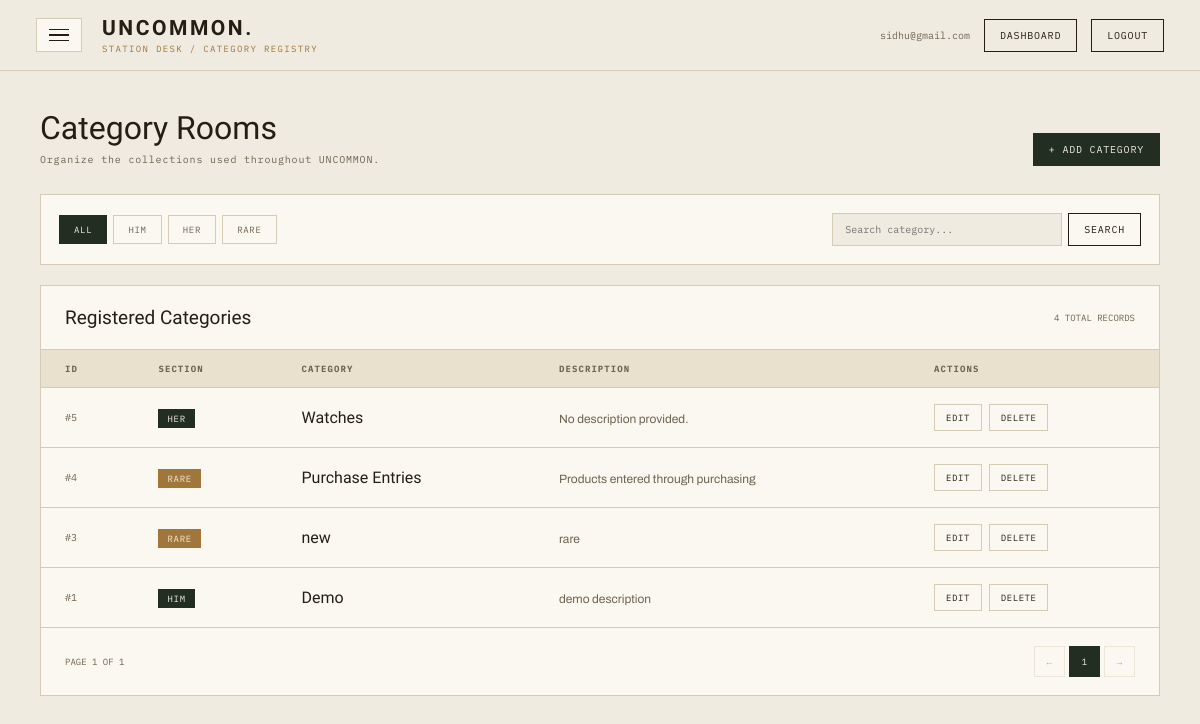
Page /admin_panel/categories/ (signed in) on the committed database.
### admin_panel/models.py (models this page shows, shortened)
class Admin(models.Model):
    email = models.EmailField(unique=True)
    password = models.CharField(max_length=255)

class Category(models.Model):
    SECTION_CHOICES = [
        ('HIM', 'Him'),
        ('HER', 'Her'),
        ('RARE', 'Rare'),
    ]
    section = models.CharField(
        max_length=10,
        choices=SECTION_CHOICES
    )
    category_name = models.CharField(
        max_length=100
    )
    description = models.TextField(
        blank=True
    )

### admin_panel/views.py (the view)
# urls.py: path('categories/', view_categories, name='view_categories'),
def view_categories(request):
    if 'admin' not in request.session:
        return redirect('home')
    admin = get_object_or_404(
        Admin,
        id=request.session['admin']
    )
    categories = Category.objects.all().order_by('-id')
    search = request.GET.get('search', '').strip()
    if search:
        categories = categories.filter(
            category_name__icontains=search
        )
    section = request.GET.get('section', '').strip()
    if section in ['HIM', 'HER', 'RARE']:
        categories = categories.filter(
            section=section
        )
    paginator = Paginator(categories, 10)
    page_number = request.GET.get('page')
    page_obj = paginator.get_page(page_number)
    return render(
        request,
        'admin_panel/categories.html',
        {
            'admin': admin,
            'page_obj': page_obj,
            'search': search,
            'section': section,
        }
    )

### templates/admin_panel/categories.html (shortened to what this page needs)
{% load static %}
<!DOCTYPE html>
<html lang="en">
<head>
</head>
<body>
<header class="topbar">
    <div class="left-cluster">
        <button
            class="hamburger-btn"
            id="openSidebar">
            <span></span>
            <span></span>
            <span></span>
        </button>
        <div>
            <a
                href="{% url 'admin_index' %}"
                class="brand">
                UNCOMMON<span>.</span>
            </a>
            <div class="sub-brand">
                Station Desk / Category Registry
            </div>
        </div>
    </div>
    <div class="top-right">
        <span class="admin-email">
            {{ admin.email }}
        </span>
        <a
            href="{% url 'admin_index' %}"
            class="btn">
            Dashboard
        </a>
        <form
            action="{% url 'admin_logout' %}"
            method="POST">
            <button
                type="submit"
                class="btn">
                Logout
            </button>
        </form>
    </div>
</header>
<main>
    <div class="page-header">
        <div>
            <h1 class="page-title">
                Category Rooms
            </h1>
            <p class="page-subtitle">
                Organize the collections used throughout UNCOMMON.
            </p>
        </div>
        <button
            class="btn btn-forest"
            id="openAddModal">
            + Add Category
        </button>
    </div>
    <div class="control-panel">
        <div class="filter-row">
            <div class="filters">
                <a
                    href="?{% if search %}search={{ search }}{% endif %}"
                    class="filter {% if not section %}active{% endif %}">
                    All
                </a>
                <a
                    href="?section=HIM{% if search %}&search={{ search }}{% endif %}"
                    class="filter {% if section == 'HIM' %}active{% endif %}">
                    HIM
                </a>
                <a
                    href="?section=HER{% if search %}&search={{ search }}{% endif %}"
                    class="filter {% if section == 'HER' %}active{% endif %}">
                    HER
                </a>
                <a
                    href="?section=RARE{% if search %}&search={{ search }}{% endif %}"
                    class="filter {% if section == 'RARE' %}active{% endif %}">
                    RARE
                </a>
            </div>
            <form
                method="GET"
                class="search-form">
                <input
                    type="text"
                    name="search"
                    value="{{ search }}"
                    placeholder="Search category..."
                    class="search-input"
                >
                <button
                    type="submit"
                    class="btn">
                    Search
                </button>
            </form>
        </div>
    </div>
    <div class="table-card">
        <div class="table-header">
            <div>
                <h2>
                    Registered Categories
                </h2>
            </div>
            <div class="record-count">
                {{ page_obj.paginator.count }}
                TOTAL RECORDS
            </div>
        </div>
        {% if page_obj.object_list %}
        <div class="table-wrapper">
            <table>
                <thead>
                    <tr>
                        <th>
                            ID
                        </th>
                        <th>
                            Section
                        </th>
                        <th>
                            Category
                        </th>
                        <th>
                            Description
                        </th>
                        <th>
                            Actions
                        </th>
                    </tr>
                </thead>
                <tbody>
                    {% for category in page_obj %}
                    <tr>
                        <td class="id">
                            #{{ category.id }}
                        </td>
                        <td>
                            <span
                                class="
                                    section-tag
                                    {% if category.section == 'RARE' %}
                                        section-rare
                                    {% endif %}
                                ">
                                {{ category.section }}
                            </span>
                        </td>
                        <td>
                            <div class="category-name">
                                {{ category.category_name }}
                            </div>
                        </td>
                        <td>
                            <div class="description">
                                {% if category.description %}
                                    {{ category.description }}
                                {% else %}
                                    No description provided.
                                {% endif %}
                            </div>
                        </td>
                        <td>
                            <div class="actions">
                                <button
                                    class="action-btn edit-btn"
                                    data-id="{{ category.id }}"
                                    data-section="{{ category.section }}"
                                    data-name="{{ category.category_name }}"
                                    data-description="{{ category.description|default:'' }}">
                                    Edit
                                </button>
                                <button
                                    class="action-btn delete-btn"
                                    data-id="{{ category.id }}"
                                    data-name="{{ category.category_name }}">
                                    Delete
                                </button>
                            </div>
                        </td>
                    </tr>
                    {% endfor %}
                </tbody>
            </table>
        </div>
        <div class="pagination">
            <div class="pagination-info">
                PAGE {{ page_obj.number }}
                OF {{ page_obj.paginator.num_pages }}
            </div>
            <div class="pagination-links">
                {% if page_obj.has_previous %}
                    <a
                        class="page-link"
                        href="?page={{ page_obj.previous_page_number }}{% if section %}&section={{ section }}{% endif %}{% if search %}&search={{ search }}{% endif %}">
                        ←
                    </a>
                {% else %}
                    <span class="page-link disabled">
                        ←
                    </span>
                {% endif %}
                {% for num in page_obj.paginator.page_range %}
                    {% if num == page_obj.number %}
                        <span class="page-link current">
                            {{ num }}
                        </span>
                    {% elif num >= page_obj.number|add:'-2' and num <= page_obj.number|add:'2' %}
                        <a
                            class="page-link"
                            href="?page={{ num }}{% if section %}&section={{ section }}{% endif %}{% if search %}&search={{ search }}{% endif %}">
                            {{ num }}
                        </a>
                    {% endif %}
                {% endfor %}
                {% if page_obj.has_next %}
                    <a
                        class="page-link"
                        href="?page={{ page_obj.next_page_number }}{% if section %}&section={{ section }}{% endif %}{% if search %}&search={{ search }}{% endif %}">
                        →
                    </a>
                {% else %}
                    <span class="page-link disabled">
                        →
                    </span>
                {% endif %}
            </div>
        </div>
        {% endif %}
    </div>
</main>
</body>
</html>

### rows in the picture
Admin: email "sidhu@gmail.com"
Category: id "5", section "HER", category_name "Watches", description "No description provided."
Category: id "4", section "RARE", category_name "Purchase Entries", description "Products entered through purchasing"
Category: id "3", section "RARE", category_name "new", description "rare"
Category: id "1", section "HIM", category_name "Demo", description "demo description"

### other values in the picture
{{ page_obj.paginator.count }} "4"
{{ page_obj.number }} "1"
{{ page_obj.paginator.num_pages }} "1"
{{ num }} "1"
